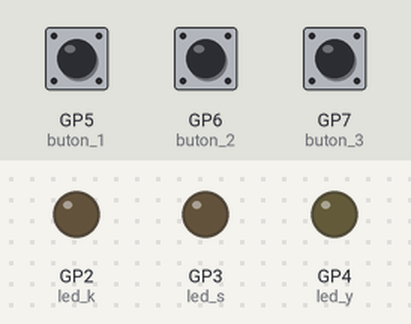
A program run on a simulated Raspberry Pi Pico running MicroPython. Parts: output pins drawn as LEDs (lit = HIGH). Inputs (shaded band) come from the test bench; at power-on: GP5 (buton_1) LOW, GP6 (buton_2) LOW, GP7 (buton_3) LOW.

Above: at 1.2 s.
1.3 s: GP5 (buton_1) pulled HIGH for 0.15 s
At 2.3 s:
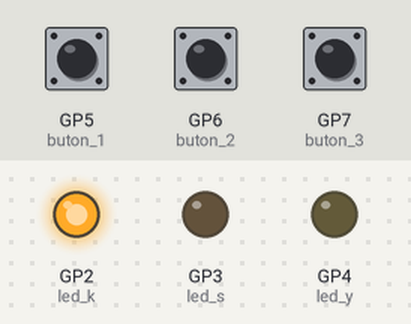
2.9 s: GP6 (buton_2) pulled HIGH for 1 s
At 3.9 s:
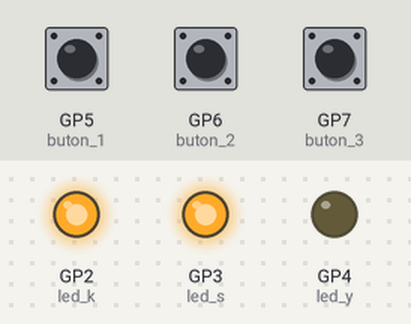
5.4 s: GP7 (buton_3) pulled HIGH for 0.15 s
At 6.6 s:
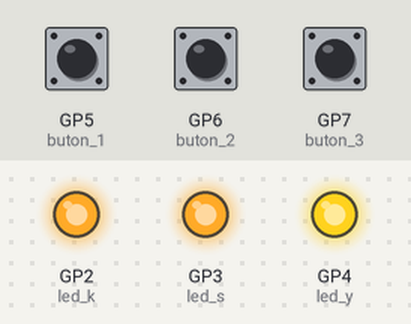
7.0 s: GP5 (buton_1) pulled HIGH for 1 s
At 8.2 s:
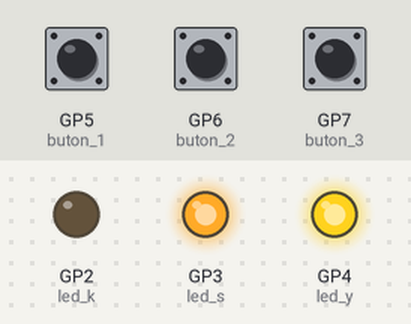
9.5 s: GP6 (buton_2) pulled HIGH for 0.15 s
At 9.8 s:
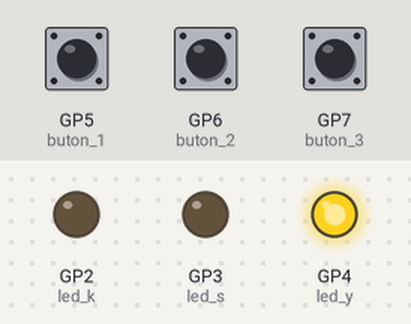
11.1 s: GP5 (buton_1) pulled HIGH for 3.2 s
At 12.5 s:
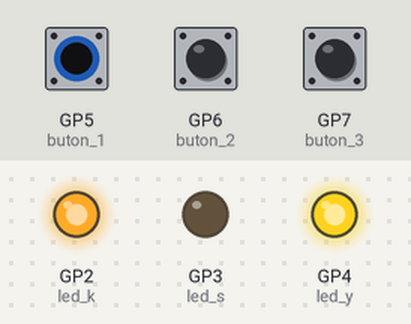
Timing chart, 0 to 15.0 s (numbered marks = the images above; inputs shaded):
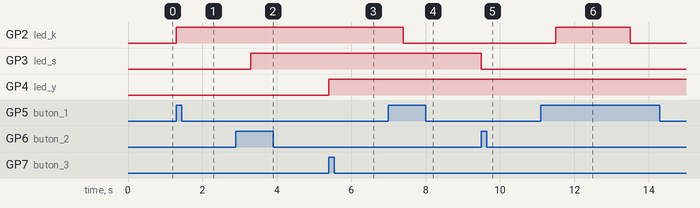

Measured:
- after the input at 1.3 s, GP2 (led_k): LOW → HIGH at once
- after the input at 2.9 s, GP3 (led_s): LOW → HIGH after 0.40 s
- after the input at 5.4 s, GP4 (led_y): LOW → HIGH at once
- after the input at 7.0 s, GP2 (led_k): HIGH → LOW after 0.40 s
- after the input at 9.5 s, GP3 (led_s): HIGH → LOW at once
- after the input at 11.1 s, GP2 (led_k): LOW → HIGH after 0.40 s, → LOW 2.0 s later

The program:

08_3buton3LED.py
```python
#3 buton kullanarak 3 LED yakma-söndürme#                     #// 3 farklı butonla 3 farklı LEDi ayrı ayrı yakan-söndüren uygulamadır. //#

from machine import Pin
import utime

buton_1 = Pin(5, Pin.IN, Pin.PULL_DOWN)
buton_2 = Pin(6, Pin.IN, Pin.PULL_DOWN)
buton_3 = Pin(7, Pin.IN, Pin.PULL_DOWN)
led_k = Pin(2, Pin.OUT)   # Kırmızı
led_s = Pin(3, Pin.OUT)   # Sarı
led_y = Pin(4, Pin.OUT)   # Yeşil

while True:
    if buton_1.value() == 1:
        led_k.toggle()
        utime.sleep(2)
    if buton_2.value() == 1:
        led_s.toggle()
        utime.sleep(2)
    if buton_3.value() == 1:
        led_y.toggle()
        utime.sleep(2)
```
